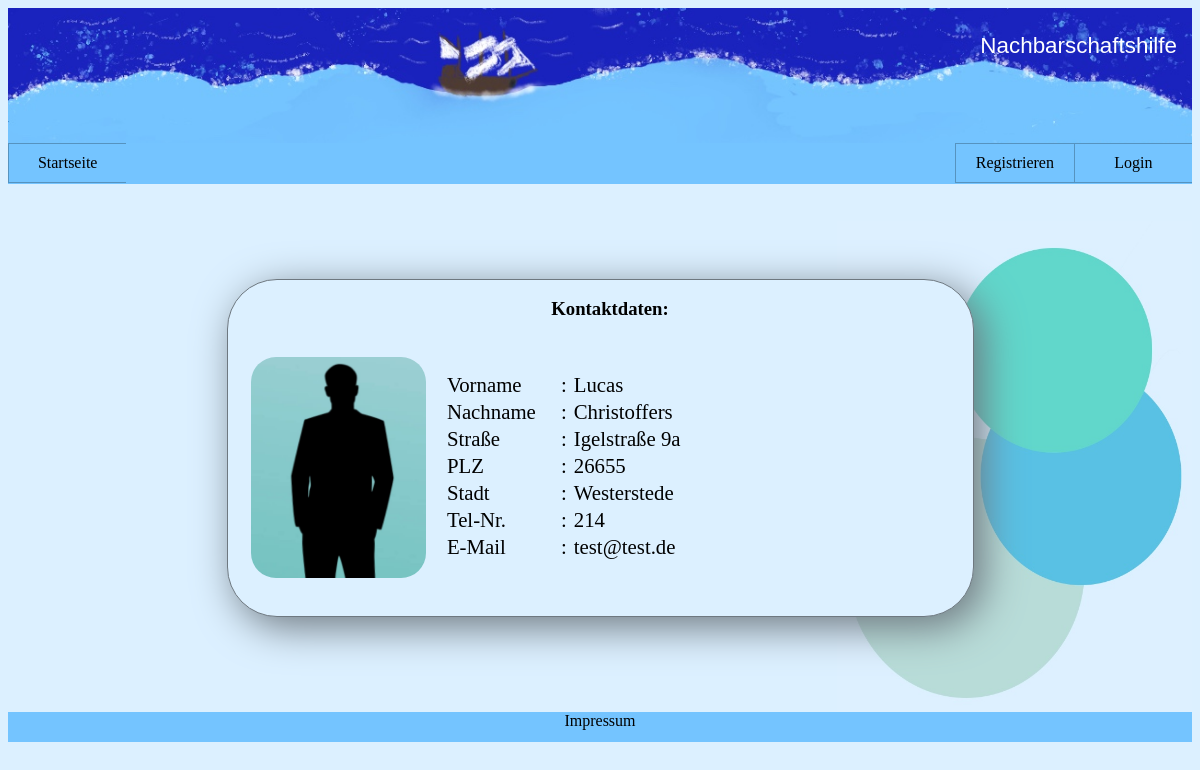
Before: /Konto/konto_uebersicht.php?id=3 with the older database file.
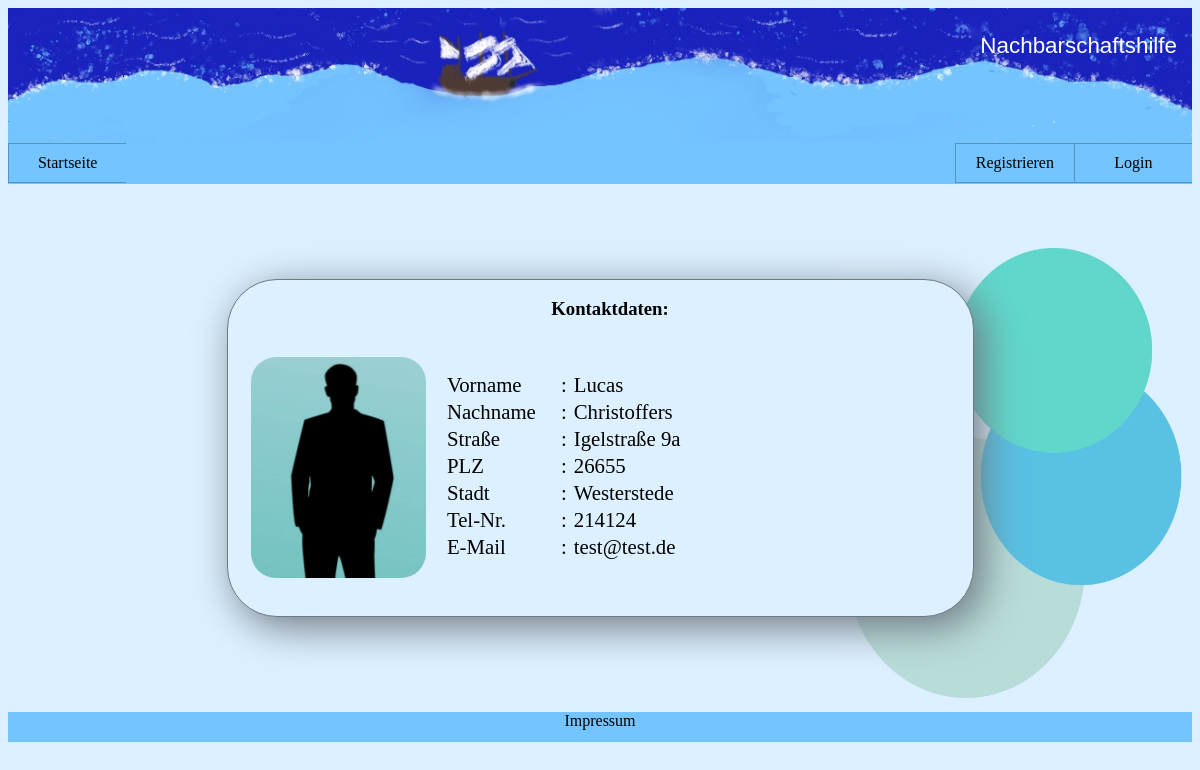
After: the same page with the newer database file.
### tables this page shows
CREATE TABLE Nutzer (
            ID INTEGER PRIMARY KEY AUTOINCREMENT,
            EMail TEXT(40),
            Vorname TEXT(20),
            Nachname TEXT(20),
            Addresse TEXT(40),
            bild TEXT(40),
            PLZ INTEGER,
            telnr INTEGER,
            passwort TEXT(255),
            FOREIGN KEY(PLZ) REFERENCES Stadt(PLZ)
        );

CREATE TABLE Stadt (
            PLZ INTEGER PRIMARY KEY,
            Name TEXT(20)
        );

### Konto/pfad_angabe.php (called while the page is built, shortened)
<?php
$start = "../";
$konto = "";
?>

### Datenbank/db_KontoInformationAbfrage.php (called while the page is built)
<?php
include "db_Verbindung.php";
try{
    $query = "SELECT * FROM Nutzer LEFT JOIN Stadt ON Nutzer.PLZ = Stadt.PLZ WHERE ID = ";
    if (isset($_GET['id'])) {
        $query = $query . $_GET['id'];
    } else {
        $query = $query . $_SESSION['UID'];
    }
    $ergebnis = $verbindung->prepare($query);
    $ergebnis->execute();
    $ergebnis = $ergebnis->fetch();
}catch(Exception $e){
}
?>

### Konto/konto_uebersicht.php (the view, shortened to what this page needs)
<?php
include "../Datenbank/db_KontoInformationAbfrage.php";
?>
<!DOCTYPE html>
<html lang="de">
<head>
    <link rel="stylesheet" type="text/css" href="../CSS/style.css">
    <link rel="stylesheet" type="text/css" href="../CSS/Konto/konto.css">
</head>
<body>
    <?php
    include "pfad_angabe.php";
    include "../Ressourcen/header.php";
    ?>
    <div class="Main_Container_Konto_Uebersicht">
        <div class="layout_Konto_Uebersicht">
            <h3>
                Kontaktdaten:
            </h3>
            <div class="profil_Bild">
                <img src=<?php echo "../Bilder/profile/" . $ergebnis['bild'] ?> alt="Profil Bild">
            </div>
            <div class="kontoinformationen">
                <div class="layout_kategorie schrift">
                    <div class="kategorie">Vorname</div>
                    <div class="doppelpunkt">:</div>
                </div>
                <div class="info schrift">
                    <?php echo $ergebnis['Vorname']; ?>
                </div>
                <div class="layout_kategorie schrift">
                    <div class="kategorie">Nachname</div>
                    <div class="doppelpunkt">:</div>
                </div>
                <div class="info schrift">
                    <?php echo $ergebnis['Nachname']; ?>
                </div>
                <div class="layout_kategorie schrift">
                    <div class="kategorie">Straße</div>
                    <div class="doppelpunkt">:</div>
                </div>
                <div class="info schrift">
                    <?php echo $ergebnis['Addresse']; ?>
                </div>
                <div class="layout_kategorie schrift">
                    <div class="kategorie">PLZ</div>
                    <div class="doppelpunkt">:</div>
                </div>
                <div class="info schrift">
                    <?php echo $ergebnis['PLZ']; ?>
                </div>
                <div class="layout_kategorie schrift">
                    <div class="kategorie">Stadt</div>
                    <div class="doppelpunkt">:</div>
                </div>
                <div class="info schrift">
                    <?php echo $ergebnis['Name'] ?>
                </div>
                <div class="layout_kategorie schrift">
                    <div class="kategorie">Tel-Nr.</div>
                    <div class="doppelpunkt">:</div>
                </div>
                <div class="info schrift">
                    <?php echo $ergebnis['telnr']; ?>
                </div>
                <div class="layout_kategorie schrift">
                    <div class="kategorie">E-Mail</div>
                    <div class="doppelpunkt">:</div>
                </div>
                <div class="info schrift">
                    <?php echo $ergebnis['EMail']; ?>
                </div>
            </div>
        </div>
    </div>
    <?php
    include "../Ressourcen/footer.php";
    ?>
</body>
</html>

### Ressourcen/header.php (shortened to what this page needs)
<header>
      <div id="header">
            <div class="seitenname">Nachbarschaftshilfe</div>
      </div>
</header>
<nav>
      <div class="navi desktop">
            <ul>
                  <li class="start_position"><a href="<?php echo $start . 'index.php' ?>">Startseite</a></li>
                  <?php
                  if ($_SESSION['UID'] == "") {
                        echo '
                        <li class="registrieren_position"><a href="' . $konto . 'konto_erstellen.php"> Registrieren</a></li>
                        <li class="loginAbmelden_position"><a href="' . $konto . 'login_formular.php"> Login </a>
                        </li>';
                  }
                  ?>
            </ul>
      </div>
</nav>

### Ressourcen/footer.php
<footer>
    <div class="footer">
        <a href="impressum.php"> Impressum </a>
    </div>
</footer>

### CSS/style.css (style rules this page uses)
body { background-color: #dcf0ff; }
#header { height: 135px; width: 100%; background-image: url("../Bilder/hintergrund/Header/HeaderKlein.jpg"); background-repeat: no-repeat; background-size: cover; background-position: 10% 0%; background-color: darkblue; }
#header .seitenname { height: 100%; width: max-content; padding-top: 25px; margin-right: 15px; margin-left: auto; color: White; font-family:'Lucida Sans', 'Lucida Sans Regular', 'Lucida Grande', 'Lucida Sans Unicode', Geneva, Verdana, sans-serif; font-size:1.4em; }
.footer { text-align: center; background-color: #74c4ff; height: 30px }
.footer a { text-decoration: none; color: black; }
nav { position: sticky; top: 0; background-color: #74c4ff; }
nav .navi { height: 41px; }
nav ul { display: grid; grid-template-rows: 40px; grid-template-columns: 10% 10% 16% 10% 4% 10% 10% 10% 10%; grid-template-areas: "Startseite Uebersicht Erstellen EigenesKonto Nichts Nichts Nichts Nichts Registrieren LoginAbmelden"; width: 100%; list-style-type: none; margin: 0; padding: 0; }
.start_position { grid-area: Startseite; }
.registrieren_position { grid-area: Registrieren; }
.loginAbmelden_position { grid-area: LoginAbmelden; }
nav a { text-decoration: none; color: black; display: block; padding: 10px 5px; text-align: center; border: 1px solid #5693BF; border-right: 0px; }
@media (min-width: 601px) { nav ul { grid-template-columns: 15% 15% 22% 15% 3% 15% 15%; grid-template-areas: "Startseite Uebersicht Erstellen EigenesKonto Nichts Registrieren LoginAbmelden"; } }
@media (min-width:800px) { nav ul { grid-template-columns: 10% 10% 16% 10% 4% 10% 10% 10% 10%; grid-template-areas: "Startseite Uebersicht Erstellen EigenesKonto Nichts Nichts Nichts Nichts Registrieren LoginAbmelden"; } }
@media (min-width:800px) { #header { background-image: url("../Bilder/hintergrund/Header/Header.jpg"); } }

### CSS/Konto/konto.css (style rules this page uses)
.Main_Container_Konto_Uebersicht { display: flex; height: 66vh; width: 100%; background-image: url("../../Bilder/hintergrund/eigenesKonto/Eigenedaten.jpg"); background-position: bottom right; background-repeat: no-repeat; background-size: 30%; }
.layout_Konto_Uebersicht .profil_Bild { display: flex; width: 25%; }
.layout_Konto_Uebersicht img { margin: auto; border-radius: 25px; width: 100%; max-width: 175px; }
.layout_Konto_Uebersicht .kontoinformationen { margin: auto; display: flex; flex-wrap: wrap; width:70%; }
.layout_Konto_Uebersicht .schrift { font-size: 1.3em; }
.kontoinformationen .doppelpunkt { grid-row: 1/1; grid-column: 2/2; }
.kontoinformationen .kategorie { grid-row: 1/1; grid-column: 1/2; }
.kontoinformationen .layout_kategorie { text-align: left; width: 25%; height: 10%; display: grid; grid-template-columns: 90% 10%; grid-template-rows: 100%; margin-bottom: 3px; }
.kontoinformationen .info { text-align: left; width: 75%; }
.layout_Konto_Uebersicht h3 { max-height: 40px; width: 100%; margin: auto; text-align: center; }
.Main_Container_Konto_Uebersicht .layout_Konto_Uebersicht { background-color: #dcf0ff; padding-bottom: 20px; padding-left: 20px; height: 60%; width: 80%; margin: auto; max-width: 725px; max-height: 330px; display: flex; flex-wrap: wrap; border: 0.5px solid #6E7880; border-radius: 50px; box-shadow: 9px 10px 40px #6E7880; }

Changed rows visible on the page:
changed nutzer "Lucas": telnr "214" → "214124"
